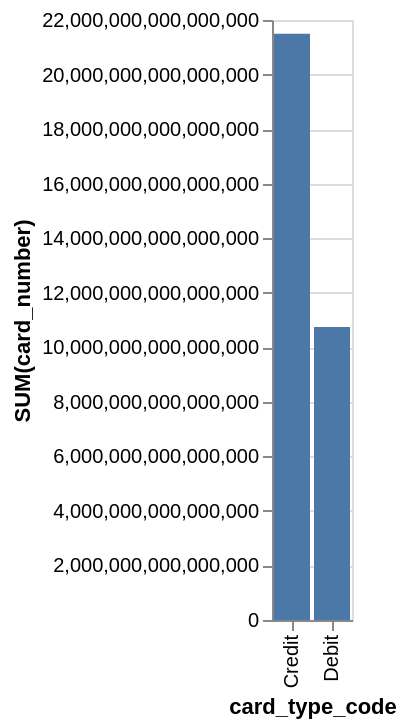

Specify this chart in Vega-Lite:
### Vega-Lite specification from a JSON file in a GitHub repository (floating-point values rounded to 4 significant figures)
{"data": {"values": [{"x_data": "Credit", "y_data": 21491532119475148}, {"x_data": "Debit", "y_data": 10744938002896200}]}, "mark": "bar", "encoding": {"x": {"field": "x_data", "type": "nominal", "title": "card_type_code", "sort": {"op": "sum", "field": "y_data", "order": "descending"}}, "y": {"field": "y_data", "type": "quantitative", "title": "SUM(card_number)"}}}
